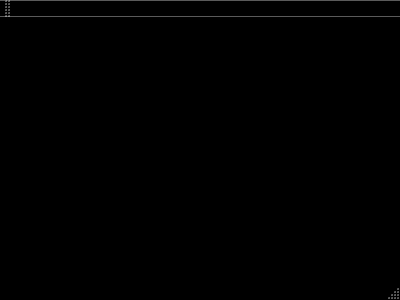
<?xml version="1.0" encoding="UTF-8"?>
<ui version="4.0">
 <class>MainWindow</class>
 <widget class="QMainWindow" name="MainWindow">
  <property name="geometry">
   <rect>
    <x>0</x>
    <y>0</y>
    <width>400</width>
    <height>300</height>
   </rect>
  </property>
  <property name="palette">
   <palette>
    <active>
     <colorrole role="Base">
      <brush brushstyle="SolidPattern">
       <color alpha="255">
        <red>255</red>
        <green>255</green>
        <blue>255</blue>
       </color>
      </brush>
     </colorrole>
     <colorrole role="Window">
      <brush brushstyle="SolidPattern">
       <color alpha="255">
        <red>0</red>
        <green>0</green>
        <blue>0</blue>
       </color>
      </brush>
     </colorrole>
    </active>
    <inactive>
     <colorrole role="Base">
      <brush brushstyle="SolidPattern">
       <color alpha="255">
        <red>255</red>
        <green>255</green>
        <blue>255</blue>
       </color>
      </brush>
     </colorrole>
     <colorrole role="Window">
      <brush brushstyle="SolidPattern">
       <color alpha="255">
        <red>0</red>
        <green>0</green>
        <blue>0</blue>
       </color>
      </brush>
     </colorrole>
    </inactive>
    <disabled>
     <colorrole role="Base">
      <brush brushstyle="SolidPattern">
       <color alpha="255">
        <red>0</red>
        <green>0</green>
        <blue>0</blue>
       </color>
      </brush>
     </colorrole>
     <colorrole role="Window">
      <brush brushstyle="SolidPattern">
       <color alpha="255">
        <red>0</red>
        <green>0</green>
        <blue>0</blue>
       </color>
      </brush>
     </colorrole>
    </disabled>
   </palette>
  </property>
  <property name="windowTitle">
   <string>MainWindow</string>
  </property>
  <widget class="QWidget" name="centralWidget"/>
  <widget class="QMenuBar" name="menuBar">
   <property name="geometry">
    <rect>
     <x>0</x>
     <y>0</y>
     <width>400</width>
     <height>22</height>
    </rect>
   </property>
  </widget>
  <widget class="QToolBar" name="mainToolBar">
   <attribute name="toolBarArea">
    <enum>TopToolBarArea</enum>
   </attribute>
   <attribute name="toolBarBreak">
    <bool>false</bool>
   </attribute>
  </widget>
  <widget class="QStatusBar" name="statusBar"/>
 </widget>
 <layoutdefault spacing="6" margin="11"/>
 <resources/>
 <connections/>
</ui>
